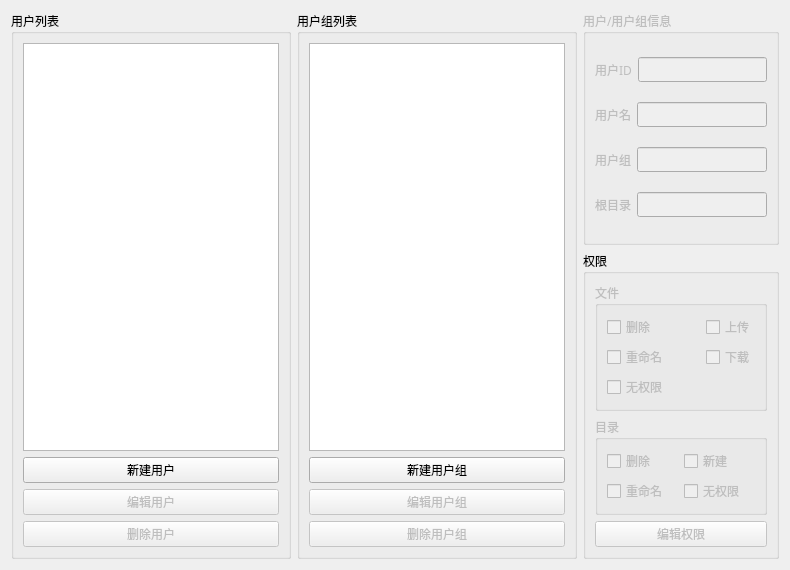
<?xml version="1.0" encoding="UTF-8"?>
<ui version="4.0">
 <class>SetUserGroupWindow</class>
 <widget class="QWidget" name="SetUserGroupWindow">
  <property name="geometry">
   <rect>
    <x>0</x>
    <y>0</y>
    <width>790</width>
    <height>570</height>
   </rect>
  </property>
  <property name="font">
   <font>
    <family>微软雅黑</family>
   </font>
  </property>
  <property name="windowTitle">
   <string>用户组设置</string>
  </property>
  <layout class="QHBoxLayout" name="horizontalLayout">
   <item>
    <layout class="QVBoxLayout" name="verticalLayout">
     <item>
      <widget class="QGroupBox" name="groupBox_user">
       <property name="enabled">
        <bool>true</bool>
       </property>
       <property name="title">
        <string>用户列表</string>
       </property>
       <layout class="QVBoxLayout" name="verticalLayout_4">
        <item>
         <widget class="QListView" name="user_list">
          <property name="editTriggers">
           <set>QAbstractItemView::NoEditTriggers</set>
          </property>
         </widget>
        </item>
        <item>
         <widget class="QPushButton" name="new_user">
          <property name="text">
           <string>新建用户</string>
          </property>
         </widget>
        </item>
        <item>
         <widget class="QPushButton" name="edit_user">
          <property name="enabled">
           <bool>false</bool>
          </property>
          <property name="text">
           <string>编辑用户</string>
          </property>
         </widget>
        </item>
        <item>
         <widget class="QPushButton" name="delete_user">
          <property name="enabled">
           <bool>false</bool>
          </property>
          <property name="text">
           <string>删除用户</string>
          </property>
         </widget>
        </item>
       </layout>
      </widget>
     </item>
    </layout>
   </item>
   <item>
    <layout class="QVBoxLayout" name="verticalLayout_2">
     <item>
      <widget class="QGroupBox" name="groupBox_group">
       <property name="enabled">
        <bool>true</bool>
       </property>
       <property name="title">
        <string>用户组列表</string>
       </property>
       <layout class="QVBoxLayout" name="verticalLayout_5">
        <item>
         <widget class="QListView" name="group_list"/>
        </item>
        <item>
         <widget class="QPushButton" name="new_group">
          <property name="text">
           <string>新建用户组</string>
          </property>
          <property name="checkable">
           <bool>false</bool>
          </property>
         </widget>
        </item>
        <item>
         <widget class="QPushButton" name="edit_group">
          <property name="enabled">
           <bool>false</bool>
          </property>
          <property name="text">
           <string>编辑用户组</string>
          </property>
          <property name="checkable">
           <bool>false</bool>
          </property>
         </widget>
        </item>
        <item>
         <widget class="QPushButton" name="delete_group">
          <property name="enabled">
           <bool>false</bool>
          </property>
          <property name="text">
           <string>删除用户组</string>
          </property>
         </widget>
        </item>
       </layout>
      </widget>
     </item>
    </layout>
   </item>
   <item>
    <layout class="QVBoxLayout" name="verticalLayout_3">
     <item>
      <widget class="QGroupBox" name="groupBox_info">
       <property name="enabled">
        <bool>false</bool>
       </property>
       <property name="title">
        <string>用户/用户组信息</string>
       </property>
       <layout class="QVBoxLayout" name="verticalLayout_7">
        <item>
         <layout class="QHBoxLayout" name="horizontalLayout_2">
          <item>
           <widget class="QLabel" name="label_id">
            <property name="text">
             <string>用户ID</string>
            </property>
           </widget>
          </item>
          <item>
           <widget class="QLineEdit" name="id_value">
            <property name="readOnly">
             <bool>true</bool>
            </property>
           </widget>
          </item>
         </layout>
        </item>
        <item>
         <layout class="QHBoxLayout" name="horizontalLayout_3">
          <item>
           <widget class="QLabel" name="label_name">
            <property name="text">
             <string>用户名</string>
            </property>
           </widget>
          </item>
          <item>
           <widget class="QLineEdit" name="name_value">
            <property name="readOnly">
             <bool>true</bool>
            </property>
           </widget>
          </item>
         </layout>
        </item>
        <item>
         <layout class="QHBoxLayout" name="horizontalLayout_4">
          <item>
           <widget class="QLabel" name="label_group">
            <property name="text">
             <string>用户组</string>
            </property>
           </widget>
          </item>
          <item>
           <widget class="QLineEdit" name="group_value">
            <property name="readOnly">
             <bool>true</bool>
            </property>
           </widget>
          </item>
         </layout>
        </item>
        <item>
         <layout class="QHBoxLayout" name="horizontalLayout_5">
          <item>
           <widget class="QLabel" name="label_path">
            <property name="text">
             <string>根目录</string>
            </property>
           </widget>
          </item>
          <item>
           <widget class="QLineEdit" name="path_value">
            <property name="readOnly">
             <bool>true</bool>
            </property>
           </widget>
          </item>
         </layout>
        </item>
       </layout>
      </widget>
     </item>
     <item>
      <widget class="QGroupBox" name="groupBox_access">
       <property name="enabled">
        <bool>true</bool>
       </property>
       <property name="title">
        <string>权限</string>
       </property>
       <layout class="QVBoxLayout" name="verticalLayout_6">
        <item>
         <widget class="QGroupBox" name="file_access">
          <property name="enabled">
           <bool>false</bool>
          </property>
          <property name="title">
           <string>文件</string>
          </property>
          <layout class="QGridLayout" name="gridLayout">
           <item row="0" column="2" rowspan="2">
            <widget class="QCheckBox" name="file_upload">
             <property name="text">
              <string>上传</string>
             </property>
             <property name="tristate">
              <bool>false</bool>
             </property>
            </widget>
           </item>
           <item row="0" column="0" rowspan="2" colspan="2">
            <widget class="QCheckBox" name="file_delete">
             <property name="text">
              <string>删除</string>
             </property>
            </widget>
           </item>
           <item row="3" column="2">
            <widget class="QCheckBox" name="file_download">
             <property name="text">
              <string>下载</string>
             </property>
            </widget>
           </item>
           <item row="3" column="0" colspan="2">
            <widget class="QCheckBox" name="file_rename">
             <property name="text">
              <string>重命名</string>
             </property>
            </widget>
           </item>
           <item row="4" column="0">
            <widget class="QCheckBox" name="file_no_access">
             <property name="text">
              <string>无权限</string>
             </property>
            </widget>
           </item>
          </layout>
         </widget>
        </item>
        <item>
         <widget class="QGroupBox" name="dir_access">
          <property name="enabled">
           <bool>false</bool>
          </property>
          <property name="title">
           <string>目录</string>
          </property>
          <layout class="QGridLayout" name="gridLayout_2">
           <item row="0" column="0">
            <widget class="QCheckBox" name="dir_delete">
             <property name="text">
              <string>删除</string>
             </property>
            </widget>
           </item>
           <item row="0" column="1">
            <widget class="QCheckBox" name="dir_new">
             <property name="text">
              <string>新建</string>
             </property>
            </widget>
           </item>
           <item row="1" column="0">
            <widget class="QCheckBox" name="dir_rename">
             <property name="text">
              <string>重命名</string>
             </property>
            </widget>
           </item>
           <item row="1" column="1">
            <widget class="QCheckBox" name="dir_no_access">
             <property name="text">
              <string>无权限</string>
             </property>
            </widget>
           </item>
          </layout>
         </widget>
        </item>
        <item>
         <widget class="QPushButton" name="edit_access">
          <property name="enabled">
           <bool>false</bool>
          </property>
          <property name="text">
           <string>编辑权限</string>
          </property>
         </widget>
        </item>
       </layout>
      </widget>
     </item>
    </layout>
   </item>
  </layout>
 </widget>
 <resources/>
 <connections/>
</ui>
